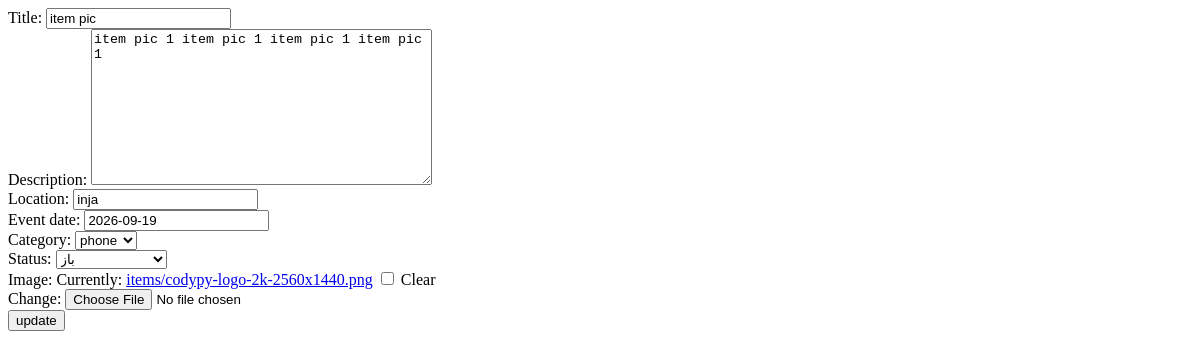
/item/16/edit/ (signed in), run on an earlier commit of the app's database.
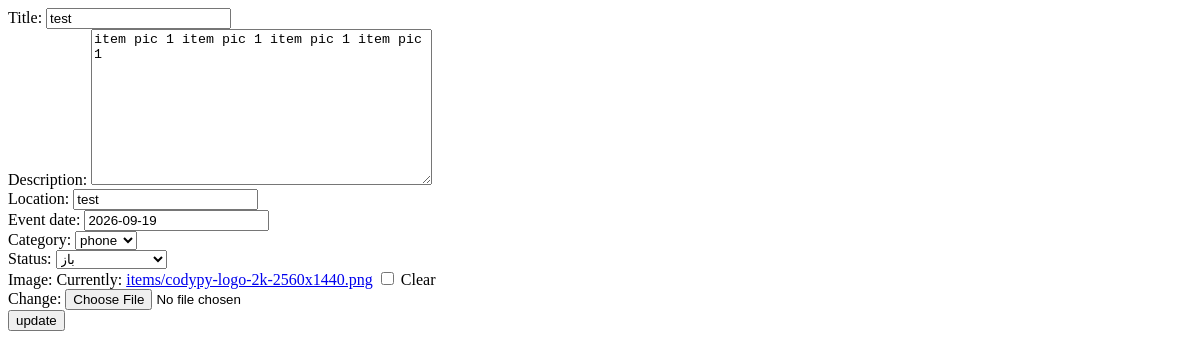
And on a later commit of the database.
### core/models.py (models this page shows, shortened)
class Item(models.Model):
    class Status(models.TextChoices):
        OPEN = "open", "باز"
        REVIEWING = "reviewing", "در حال بررسی"
        DELIVERED = "delivered", "تحویل داده شده"
        CLOSED = "closed", "بسته شده"
    title = models.CharField(max_length=128)
    description = models.TextField()
    location = models.CharField(max_length=200)
    event_date = models.DateField()
    created_at = models.DateTimeField(auto_now_add=True)
    category = models.ForeignKey(
        Category,
        on_delete=models.PROTECT,
        related_name='items_category'
    )
    status = models.CharField(
        max_length=20,
        choices=Status.choices,
        default=Status.OPEN
    )
    created_by = models.ForeignKey(
        User,
        on_delete=models.CASCADE,
        related_name='items_user'
    )
    image = models.ImageField(
        upload_to="items/",
        blank=True,
        null=True
    )

class Category(models.Model):
    title = models.CharField(max_length=100)
    def __str__(self):
        return self.title

### core/views.py (the view)
# urls.py: path("<int:pk>/edit/", update_item, name="update_item"),
def update_item(request, pk):
    item = get_object_or_404(
        Item,
        id=pk,
        created_by=request.user
    )
    if request.method == "POST":
        form = ItemForm(
            request.POST,
            instance=item
        )
        if form.is_valid():
            form.save()
            messages.success(
                request,
                f"آیتم {item.title} با موفقیت ویرایش شد."
            )
            return redirect(
                "item_detail",
                pk=item.id
            )
    else:
        form = ItemForm(instance=item)
    return render(
        request,
        "items/update.html",
        {"form": form}
    )

### core/forms.py (shortened to what this page needs)
class ItemForm(ModelForm):
    class Meta:
        model = Item
        fields = [
            "title",
            "description",
            "location",
            "event_date",
            "category",
            "status",
            "image"
        ]

### templates/items/update.html (shortened to what this page needs)
<form method="post">
    {{form}}
    <button type="submit"> update </button>
</form>

What changed in the data, as far as the page shows it:
changed Item "item pic 1 item pic 1 item pic 1 item pic 1": title "item pic" → "test"; location "inja" → "test"
